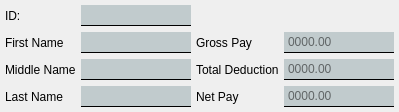
            <widget class="QFrame" name="frame_2">
             <property name="sizePolicy">
              <sizepolicy hsizetype="Preferred" vsizetype="Fixed">
               <horstretch>0</horstretch>
               <verstretch>0</verstretch>
              </sizepolicy>
             </property>
             <property name="styleSheet">
              <string notr="true">border: none;</string>
             </property>
             <property name="frameShape">
              <enum>QFrame::NoFrame</enum>
             </property>
             <property name="frameShadow">
              <enum>QFrame::Plain</enum>
             </property>
             <layout class="QGridLayout" name="gridLayout_5">
              <property name="leftMargin">
               <number>5</number>
              </property>
              <property name="topMargin">
               <number>5</number>
              </property>
              <property name="rightMargin">
               <number>5</number>
              </property>
              <property name="bottomMargin">
               <number>5</number>
              </property>
              <property name="horizontalSpacing">
               <number>5</number>
              </property>
              <item row="6" column="1">
               <widget class="QLineEdit" name="ln_emp_LE">
                <property name="styleSheet">
                 <string notr="true">border: none;
border-bottom: 1px solid rgb(0,0,0);
background-color: rgba(5, 55, 66, 50);
padding: 2px;</string>
                </property>
               </widget>
              </item>
              <item row="5" column="1">
               <widget class="QLineEdit" name="mn_emp_LE">
                <property name="styleSheet">
                 <string notr="true">border: none;
border-bottom: 1px solid rgb(0,0,0);
background-color: rgba(5, 55, 66, 50);
padding: 2px;</string>
                </property>
               </widget>
              </item>
              <item row="6" column="0">
               <widget class="QLabel" name="label_11">
                <property name="styleSheet">
                 <string notr="true">border: none;</string>
                </property>
                <property name="text">
                 <string>Last Name</string>
                </property>
               </widget>
              </item>
              <item row="0" column="0">
               <widget class="QLabel" name="label_3">
                <property name="styleSheet">
                 <string notr="true">border: none;</string>
                </property>
                <property name="text">
                 <string>ID:</string>
                </property>
               </widget>
              </item>
              <item row="3" column="0">
               <widget class="QLabel" name="label_5">
                <property name="styleSheet">
                 <string notr="true">border: none;</string>
                </property>
                <property name="text">
                 <string>First Name</string>
                </property>
               </widget>
              </item>
              <item row="0" column="1">
               <widget class="QLineEdit" name="id_emp_LE">
                <property name="styleSheet">
                 <string notr="true">border: none;
border-bottom: 1px solid rgb(0,0,0);
background-color: rgba(5, 55, 66, 50);
padding: 2px;</string>
                </property>
               </widget>
              </item>
              <item row="5" column="4">
               <widget class="QLineEdit" name="total_deduction_LE">
                <property name="styleSheet">
                 <string notr="true">border: none;
border-bottom: 1px solid rgb(0,0,0);
background-color: rgba(5, 55, 66, 50);
padding: 2px;</string>
                </property>
                <property name="alignment">
                 <set>Qt::AlignLeading|Qt::AlignLeft|Qt::AlignVCenter</set>
                </property>
                <property name="readOnly">
                 <bool>true</bool>
                </property>
                <property name="placeholderText">
                 <string>0000.00</string>
                </property>
               </widget>
              </item>
              <item row="3" column="1">
               <widget class="QLineEdit" name="fn_emp_LE">
                <property name="styleSheet">
                 <string notr="true">border: none;
border-bottom: 1px solid rgb(0,0,0);
background-color: rgba(5, 55, 66, 50);
padding: 2px;</string>
                </property>
               </widget>
              </item>
              <item row="5" column="0">
               <widget class="QLabel" name="label_10">
                <property name="styleSheet">
                 <string notr="true">border: none;</string>
                </property>
                <property name="text">
                 <string>Middle Name</string>
                </property>
               </widget>
              </item>
              <item row="6" column="2">
               <widget class="QLabel" name="label_29">
                <property name="styleSheet">
                 <string notr="true">border: none;</string>
                </property>
                <property name="text">
                 <string>Net Pay</string>
                </property>
               </widget>
              </item>
              <item row="6" column="4">
               <widget class="QLineEdit" name="net_pay_LE">
                <property name="styleSheet">
                 <string notr="true">border: none;
border-bottom: 1px solid rgb(0,0,0);
background-color: rgba(5, 55, 66, 50);
padding: 2px;</string>
                </property>
                <property name="alignment">
                 <set>Qt::AlignLeading|Qt::AlignLeft|Qt::AlignVCenter</set>
                </property>
                <property name="readOnly">
                 <bool>true</bool>
                </property>
                <property name="placeholderText">
                 <string>0000.00</string>
                </property>
               </widget>
              </item>
              <item row="5" column="2">
               <widget class="QLabel" name="label_18">
                <property name="styleSheet">
                 <string notr="true">border: none;</string>
                </property>
                <property name="text">
                 <string>Total Deduction</string>
                </property>
               </widget>
              </item>
              <item row="3" column="2">
               <widget class="QLabel" name="label_17">
                <property name="styleSheet">
                 <string notr="true">border: none;</string>
                </property>
                <property name="text">
                 <string>Gross Pay</string>
                </property>
               </widget>
              </item>
              <item row="3" column="4">
               <widget class="QLineEdit" name="gross_pay_LE">
                <property name="styleSheet">
                 <string notr="true">border: none;
border-bottom: 1px solid rgb(0,0,0);
background-color: rgba(5, 55, 66, 50);
padding: 2px;</string>
                </property>
                <property name="alignment">
                 <set>Qt::AlignLeading|Qt::AlignLeft|Qt::AlignVCenter</set>
                </property>
                <property name="readOnly">
                 <bool>true</bool>
                </property>
                <property name="placeholderText">
                 <string>0000.00</string>
                </property>
               </widget>
              </item>
             </layout>
            </widget>
